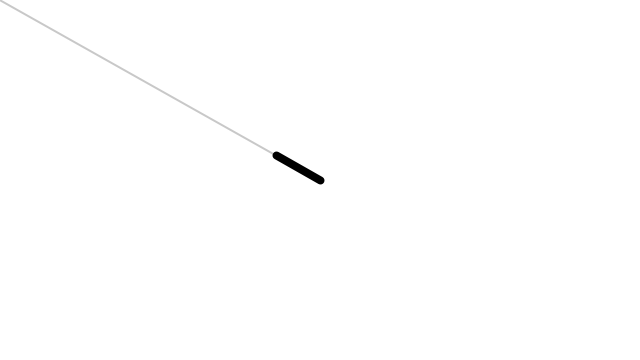
Frame 1 (no input)
Frame 60 (the mouse pressed at the canvas centre just before this capture): identical to frame 1, image omitted
Frame 120 (the mouse held since frame 60 and released just before this capture): blank canvas, image omitted

The Processing sketch that drew this single still picture (run headless with seeded random() and noise(); from frame 60 on, the mouse is pressed at the canvas centre):

// Processing sketch: Example_1_6_Vector_Normalize
// ── Example_1_6_Vector_Normalize.pde
// The Nature of Code
// Daniel Shiffman
// http://natureofcode.com

// Demonstration of normalizing a vector.
// Normalizing a vector sets its length to 1.

void setup() {
  size(640, 360);
}

void draw() {
  background(255);

  // A vector that points to the mouse position
  PVector mouse = new PVector(mouseX, mouseY);
  // A vector that points to the center of the window
  PVector center = new PVector(width / 2, height / 2);
  // Subtract center from mouse which results in a vector that points from center to mouse
  mouse.sub(center);

  translate(width / 2, height / 2);
  stroke(200);
  strokeWeight(2);
  line(0, 0, mouse.x, mouse.y);

  // Normalize the vector
  mouse.normalize();

  // Multiply its length by 50
  mouse.mult(50);

  // Draw the resulting vector
  stroke(0);
  strokeWeight(8);
  line(0, 0, mouse.x, mouse.y);
}
